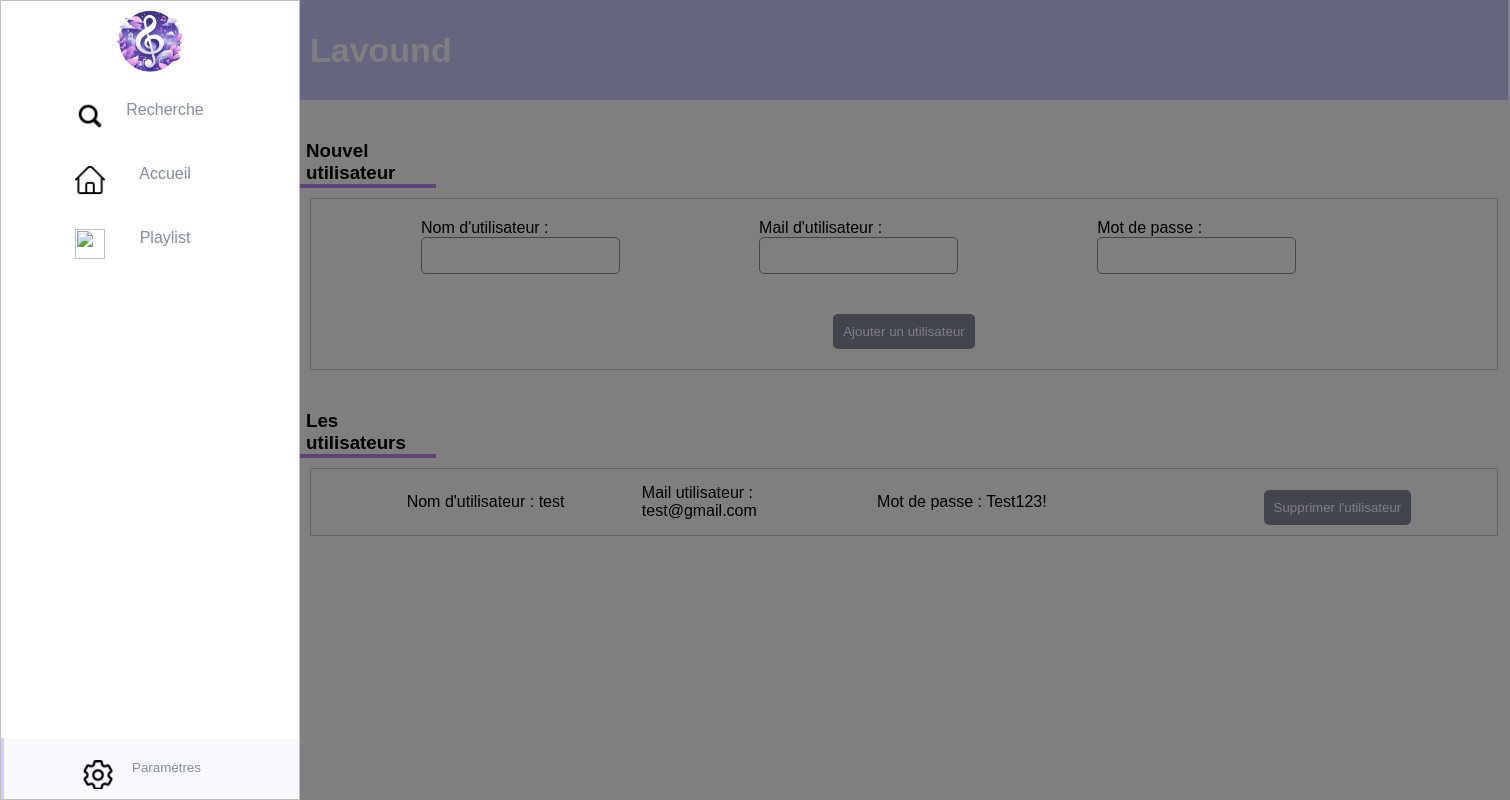
Screenshot of /?action=admin_utilisateur (signed in) with the database file from the repository.
### tables this page shows
CREATE TABLE UTILISATEUR (
        id_utilisateur INT PRIMARY KEY,
        nom_utilisateur VARCHAR(255) UNIQUE NOT NULL,
        mail_utilisateur VARCHAR(255) UNIQUE NOT NULL,
        mdp VARCHAR(255) NOT NULL,
        admin VARCHAR(1) DEFAULT 'N'
    );

### Classes/Modele/modele_bd/UtilisateurPDO.php (called while the page is built, shortened)
<?php
class UtilisateurPDO
{
    private $pdo;
    public function __construct(PDO $pdo)
    {
        $this->pdo = $pdo;
    }
    public function getUtilisateursNonAdmin(): array
    {
        $requete_utilisateurs_non_admin = <<<EOF
        select id_utilisateur, nom_utilisateur, mail_utilisateur, mdp, admin from UTILISATEUR where admin = 'N';
        EOF;
        $les_utilisateurs_non_admin = array();
        try{
            $stmt = $this->pdo->prepare($requete_utilisateurs_non_admin);
            $stmt->execute();
            $resultat = $stmt->fetchAll(PDO::FETCH_ASSOC);
            foreach ($resultat as $utilisateur) {
                array_push($les_utilisateurs_non_admin, new Utilisateur($utilisateur['id_utilisateur'], $utilisateur['nom_utilisateur'], $utilisateur['mail_utilisateur'], $utilisateur['mdp'], $utilisateur['admin']));
            }
            return $les_utilisateurs_non_admin;
        }
        catch (PDOException $e){
            var_dump($e->getMessage());
            return $les_utilisateurs_non_admin;
        }
    }
}

### Classes/View/Template.php (called while the page is built, shortened)
<?php
final class Template
{
    private string $path;
    private string $layout;
    public function __construct(string $path)
    {
        $this->path = $path;
    }
    public function getPath(): string
    {
        return $this->path;
    }
    public function getLayout(): string
    {
        return $this->layout;
    }
    public function setLayout(string $layout): self
    {
        $this->layout = $layout;
        return $this;
    }
    public function compile(): string
    {
        require sprintf(
            '%s/%s.php',
            $this->getPath(),
            $this->getLayout()
        );
        return ob_get_clean();
    }
}

### Classes/Modele/modele_php/Utilisateur.php (called while the page is built, shortened)
<?php
class Utilisateur
{
    private $id_utilisateur;
    private $nom_utilisateur;
    private $mail_utilisateur;
    private $mdp;
    public function __construct(int $id_utilisateur, string $nom_utilisateur, string $mail_utilisateur, string $mdp, string $admin)
    {
        $this->id_utilisateur = $id_utilisateur;
        $this->nom_utilisateur = $nom_utilisateur;
        $this->mail_utilisateur = $mail_utilisateur;
        $this->mdp = $mdp;
    }
    public function getIdUtilisateur(): int
    {
        return $this->id_utilisateur;
    }
    public function getNomUtilisateur(): string
    {
        return $this->nom_utilisateur;
    }
    public function getMailUtilisateur(): string
    {
        return $this->mail_utilisateur;
    }
    public function getMdp(): string
    {
        return $this->mdp;
    }
}

### templates/admin_utilisateur.php (the view, shortened to what this page needs)
<?php
$pdo = new PDO('sqlite:Data/sae_php.db');
$pdo->setAttribute(PDO::ATTR_ERRMODE, PDO::ERRMODE_EXCEPTION);
$utilisateurPDO = new utilisateurPDO($pdo);
$les_utilisateurs_non_admin = $utilisateurPDO->getUtilisateursNonAdmin();
?>
<!DOCTYPE html>
<html lang="fr">
<head>
    <link rel="stylesheet" href="../static/style/genre.css">
    <link rel="stylesheet" href="../static/style/admin.css">
</head>
<body ng-app="app">
	<section class='global-wrapper' ng-controller="ctrl">
        <aside>
                <img src="../static/images/logo.png" alt="" width="80px" height="80px">
                <ul>
                    <li>
            <a href="#" onclick="toggleSearchBar()">
                <div class="nav-item">
                    <img src="../static/images/loupe.png" alt="">
                    <span>Recherche</span>
                </div>
            </a>
        </li>
                    <li>
                <a href="/?action=accueil">
                    <div class="nav-item">
                            <img src="../static/images/home.png" alt="">
                            <span>Accueil</span>
                    </div>
                </a>
            </li>
            <li>
                <a href="/?action=playlists_utilisateur">
                    <div class="nav-item">
                        <img src="../static/images/add-to-playlist.png" alt="">
                        <span>Playlist</span>
                    </div>
                </a>
                    </li>
                </ul>
                <ul>
                    <li class="active">
                <button class="nav-item open-modal-btn">
                    <img src="../static/images/setting.png" alt="">
                    <span>Paramètres</span>
                </button>
                    </li>
                </ul>
            </aside>
            <main id="main">
                <div id="blackout-on-hover"></div>
            <header>
                <h2>Lavound</h2>
            </header>
            <div class="center-part">
                <h3 class="T-part">Nouvel utilisateur</h3>
                <div class="album-container">
                    <form action="" method="post">
                        <div class="form-ajout">
                            <div class="infos-new-artiste">
                                <div class="flex-container">
                                    <div class="flex-item">
                                        <div class="input-simple">
                                            <label for="nom_utilisateur">Nom d'utilisateur :</label>
                                            <input class="input-infos" type="text" id="nom_utilisateur" name="nom_utilisateur" required>
                                        </div>
                                    </div>
                                    <div class="flex-item">
                                        <div class="input-simple">
                                            <label for="mail_utilisateur">Mail d'utilisateur :</label>
                                            <input class="input-infos" type="text" id="mail_utilisateur" name="mail_utilisateur" required pattern="[a-zA-Z0-9._%+-]+@[a-zA-Z0-9.-]+\.[a-zA-Z]{2,4}" title="Entrez une adresse e-mail valide">
                                        </div>
                                    </div>
                                    <div class="flex-item">
                                        <div class="input-simple">
                                            <label for="mdp">Mot de passe :</label>
                                            <input class="input-infos" type="text" id="mdp" name="mdp" required pattern="^(?=.*\d)(?=.*[a-z])(?=.*[A-Z])(?=.*[!@#$%^&*])[a-zA-Z\d!@#$%^&*]{8,}$" title="Le mot de passe doit comporter au moins 8 caractères, y compris au moins une lettre majuscule, une lettre minuscule, un chiffre et un caractère spécial.">
                                        </div>
                                    </div>
                                </div>
                                <button class="view-album-button" type="submit">Ajouter un utilisateur</button>
                            </div>
                        </div>
                    </form>
                </div>
                <h3 class="T-part">Les utilisateurs</h3>
                <?php foreach ($les_utilisateurs_non_admin as $utilisateur_non_admin): ?>
                    <div class="album-container">
                    <div id="container_infos_album">
                            <div>
                            <p>Nom d'utilisateur : <?php echo $utilisateur_non_admin->getNomUtilisateur(); ?></p>
                            </div>
                            <div>
                            <p>Mail utilisateur : <?php echo $utilisateur_non_admin->getMailUtilisateur(); ?></p>
                            </div>
                            <div>
                            <p>Mot de passe : <?php echo $utilisateur_non_admin->getMdp(); ?></p>
                            </div>
                        </div>
                        <a href="#" onclick="return confirmSuppressionUtilisateur(<?php echo $utilisateur_non_admin->getIdUtilisateur(); ?>)">
                            <button class="view-album-button">Supprimer l'utilisateur</button>
                        </a>
                    </div>
                <?php endforeach; ?>
            </div>
        </main>
	</section>
</body>
</html>

### static/style/genre.css (style rules this page uses)
* { margin: 0; box-sizing: border-box; font-family: 'Montserrat', sans-serif; }
:root { --gray: #858E99; --lavender: #CCCCFF; }
html, body { height: 100%; margin: 0; padding: 0; font-family: 'Roboto', sans-serif; }
.global-wrapper { position: relative; height: 100%; width: 100%; }
.global-wrapper aside { position: relative; width: 112px; float: left; text-align: center; height: 100%; transition: all 0.3s ease-in-out; border: 1px solid silver; }
.global-wrapper aside ul { list-style: none; padding-left: 0; }
.global-wrapper aside ul li { padding: 20px 0 10px 0; cursor: pointer; }
.global-wrapper aside ul li .nav-item { display: inline-block; width: 30px; overflow: hidden; height: 30px; transition: width 0.3s ease-in-out; white-space: nowrap; color: var(--gray); }
.global-wrapper aside ul li .nav-item img { float: left; position: relative; top: 0px; color: var(--gray); width: 30px; height: 30px; }
.global-wrapper aside ul li .nav-item span { opacity: 0; transition: all 0.2s ease-in-out; }
.global-wrapper aside ul li.active { border-left: 3px solid var(--lavender); background: ghostwhite; }
.global-wrapper aside ul:nth-child(3) { position: absolute; bottom: 0; right: 0; left: 0; }
.global-wrapper main { float: left; width: calc(100% - 114px); height: 100%; overflow: scroll; transition: all 0.3s ease-in-out; }
.global-wrapper main #blackout-on-hover { transition: opacity 0.3s ease-in-out; opacity: 0; }
.global-wrapper main header { position: relative; background: var(--lavender); width: 100%; height: 100px; }
.global-wrapper main header h2 { color: white; font-size: 34px; margin-left: 10px; }
header { display: flex; justify-content: space-between; align-items: center; }
.T-part { width: 9vw; margin-top: 40px; border-bottom: solid #bc85fa 4px; padding-left: 6px; }
.open-modal-btn { background: 0; border: 0; }

### static/style/admin.css (style rules this page uses)
:root { --gray: #858E99; --lavender: #CCCCFF; }
.album-container { border: 1px solid #ccc; margin: 10px; padding: 5px; background-color: #ffffff; text-align: center; display: flex; align-items: center; }
.album-container > * { margin-inline: auto; }
.view-album-button { margin-top: 10px; background-color: var(--gray); color: white; padding: 10px; border: none; border-radius: 5px; cursor: pointer; }
#container_infos_album { width: 60%; margin: 0 auto; display: flex; align-items: center; justify-content: space-around; }
#container_infos_album > div { flex: 1; padding: 10px; text-align: left; }
#container_infos_album p { margin: 0; }
.form-ajout { display: flex; align-items: center; }
.form-ajout > * { margin-inline: auto; padding: 15px; }
.input-infos { border: 1px solid var(--gray); padding: 10px; border-radius: 5px; }
.flex-container { display: flex; justify-content: space-between; flex-wrap: wrap; }
.flex-item { flex-basis: 30%; margin-bottom: 20px; }
.input-simple { margin-bottom: 10px; text-align: left; }

### rows the page displays
utilisateur: nom_utilisateur "test", mail_utilisateur "test@gmail.com", mdp "Test123!"
